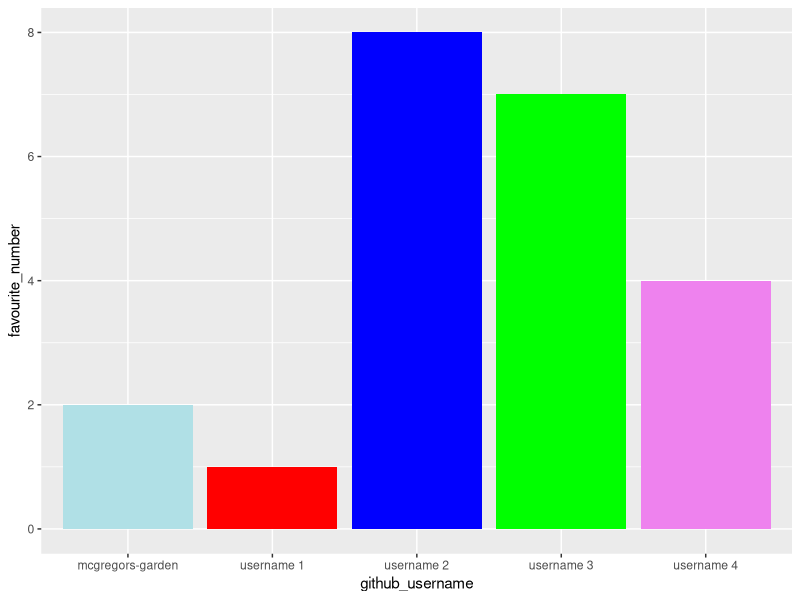
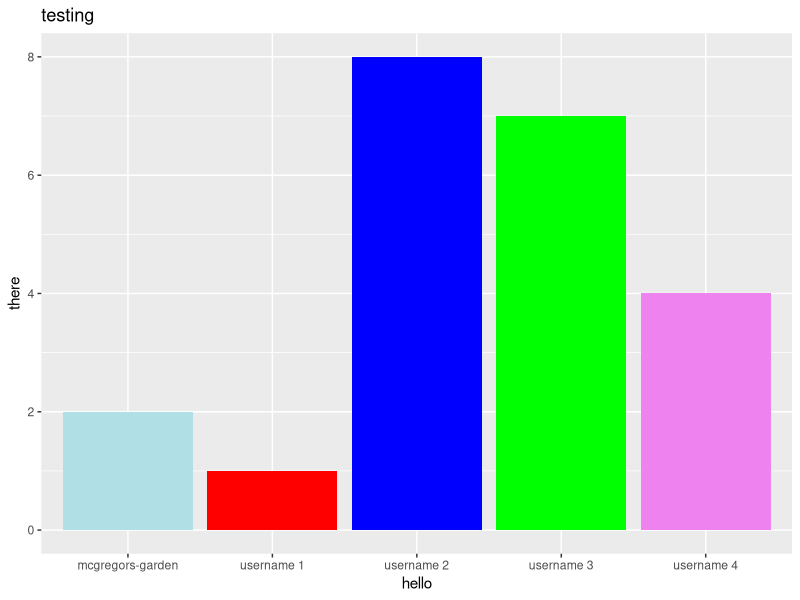
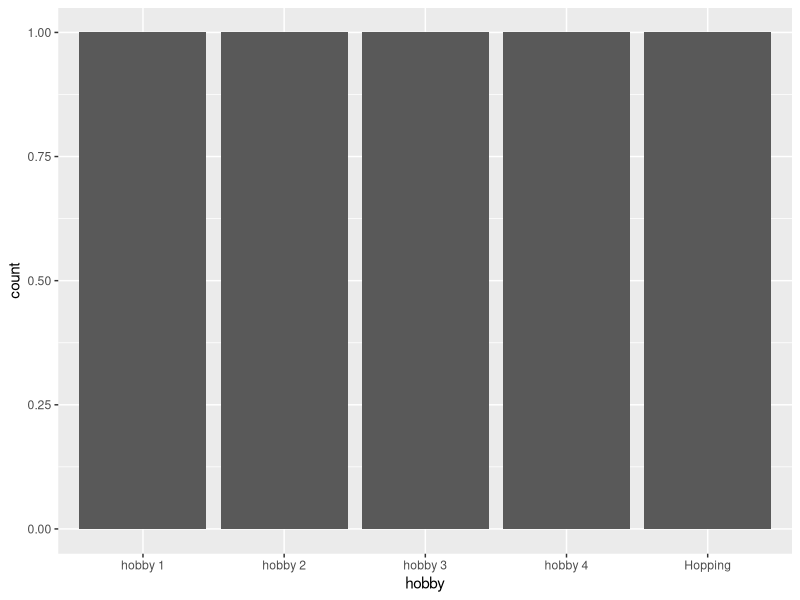

Write R code to recreate these figures, in order.
## ---- chunk 1
library(tidyverse) 
## ---- chunk 2
team_data <- tibble(
  name = c("Peter Rabbit", "member 1", "member 2", 
           "member 3", "member 4"),
  github_username = c("mcgregors-garden", "username 1", "username 2", 
                      "username 3", "username 4"), 
  colour = c("powderblue", "red", "blue", 
             "green", "violet"),
  hobby = c("Hopping", "hobby 1", "hobby 2", 
            "hobby 3", "hobby 4"),
  favourite_number = c(2, 1, 8, 7, sample(10, size = 1))
  )

team_data
## ---- chunk 3
p1 <- ggplot(data = team_data, 
             mapping = aes(x = github_username, 
                           y = favourite_number,
                           fill = colour), 
             ) +
   geom_col() +
   scale_fill_identity()
p1
## ---- chunk 4
p1 + labs(x = "hello", 
          y = "there",
          title = "testing")
## ---- chunk 5
p2 <- ggplot(team_data, aes(x = hobby)) +
  geom_bar()
p2
